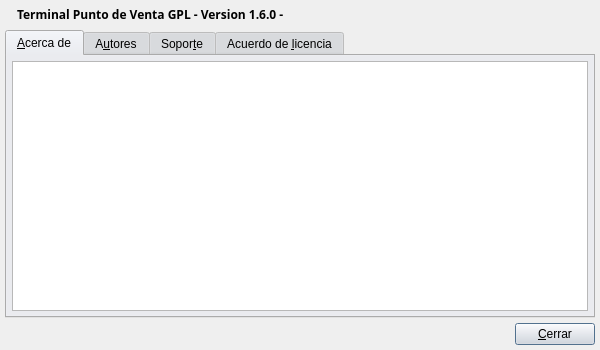
<?xml version="1.0" encoding="UTF-8"?>
<ui version="4.0">
 <class>BtAboutBase</class>
 <widget class="QDialog" name="BtAboutBase">
  <property name="geometry">
   <rect>
    <x>0</x>
    <y>0</y>
    <width>600</width>
    <height>350</height>
   </rect>
  </property>
  <property name="sizePolicy">
   <sizepolicy hsizetype="Maximum" vsizetype="Maximum">
    <horstretch>0</horstretch>
    <verstretch>0</verstretch>
   </sizepolicy>
  </property>
  <property name="minimumSize">
   <size>
    <width>600</width>
    <height>350</height>
   </size>
  </property>
  <property name="maximumSize">
   <size>
    <width>600</width>
    <height>350</height>
   </size>
  </property>
  <property name="palette">
   <palette>
    <active>
     <colorrole role="WindowText">
      <brush brushstyle="SolidPattern">
       <color alpha="255">
        <red>0</red>
        <green>0</green>
        <blue>0</blue>
       </color>
      </brush>
     </colorrole>
     <colorrole role="Button">
      <brush brushstyle="SolidPattern">
       <color alpha="255">
        <red>221</red>
        <green>223</green>
        <blue>228</blue>
       </color>
      </brush>
     </colorrole>
     <colorrole role="Light">
      <brush brushstyle="SolidPattern">
       <color alpha="255">
        <red>255</red>
        <green>255</green>
        <blue>255</blue>
       </color>
      </brush>
     </colorrole>
     <colorrole role="Midlight">
      <brush brushstyle="SolidPattern">
       <color alpha="255">
        <red>255</red>
        <green>255</green>
        <blue>255</blue>
       </color>
      </brush>
     </colorrole>
     <colorrole role="Dark">
      <brush brushstyle="SolidPattern">
       <color alpha="255">
        <red>85</red>
        <green>85</green>
        <blue>85</blue>
       </color>
      </brush>
     </colorrole>
     <colorrole role="Mid">
      <brush brushstyle="SolidPattern">
       <color alpha="255">
        <red>199</red>
        <green>199</green>
        <blue>199</blue>
       </color>
      </brush>
     </colorrole>
     <colorrole role="Text">
      <brush brushstyle="SolidPattern">
       <color alpha="255">
        <red>0</red>
        <green>0</green>
        <blue>0</blue>
       </color>
      </brush>
     </colorrole>
     <colorrole role="BrightText">
      <brush brushstyle="SolidPattern">
       <color alpha="255">
        <red>255</red>
        <green>255</green>
        <blue>255</blue>
       </color>
      </brush>
     </colorrole>
     <colorrole role="ButtonText">
      <brush brushstyle="SolidPattern">
       <color alpha="255">
        <red>0</red>
        <green>0</green>
        <blue>0</blue>
       </color>
      </brush>
     </colorrole>
     <colorrole role="Base">
      <brush brushstyle="SolidPattern">
       <color alpha="255">
        <red>255</red>
        <green>255</green>
        <blue>255</blue>
       </color>
      </brush>
     </colorrole>
     <colorrole role="Window">
      <brush brushstyle="SolidPattern">
       <color alpha="255">
        <red>239</red>
        <green>239</green>
        <blue>239</blue>
       </color>
      </brush>
     </colorrole>
     <colorrole role="Shadow">
      <brush brushstyle="SolidPattern">
       <color alpha="255">
        <red>0</red>
        <green>0</green>
        <blue>0</blue>
       </color>
      </brush>
     </colorrole>
     <colorrole role="Highlight">
      <brush brushstyle="SolidPattern">
       <color alpha="255">
        <red>103</red>
        <green>141</green>
        <blue>178</blue>
       </color>
      </brush>
     </colorrole>
     <colorrole role="HighlightedText">
      <brush brushstyle="SolidPattern">
       <color alpha="255">
        <red>255</red>
        <green>255</green>
        <blue>255</blue>
       </color>
      </brush>
     </colorrole>
     <colorrole role="Link">
      <brush brushstyle="SolidPattern">
       <color alpha="255">
        <red>0</red>
        <green>0</green>
        <blue>238</blue>
       </color>
      </brush>
     </colorrole>
     <colorrole role="LinkVisited">
      <brush brushstyle="SolidPattern">
       <color alpha="255">
        <red>82</red>
        <green>24</green>
        <blue>139</blue>
       </color>
      </brush>
     </colorrole>
     <colorrole role="AlternateBase">
      <brush brushstyle="SolidPattern">
       <color alpha="255">
        <red>232</red>
        <green>232</green>
        <blue>232</blue>
       </color>
      </brush>
     </colorrole>
    </active>
    <inactive>
     <colorrole role="WindowText">
      <brush brushstyle="SolidPattern">
       <color alpha="255">
        <red>0</red>
        <green>0</green>
        <blue>0</blue>
       </color>
      </brush>
     </colorrole>
     <colorrole role="Button">
      <brush brushstyle="SolidPattern">
       <color alpha="255">
        <red>221</red>
        <green>223</green>
        <blue>228</blue>
       </color>
      </brush>
     </colorrole>
     <colorrole role="Light">
      <brush brushstyle="SolidPattern">
       <color alpha="255">
        <red>255</red>
        <green>255</green>
        <blue>255</blue>
       </color>
      </brush>
     </colorrole>
     <colorrole role="Midlight">
      <brush brushstyle="SolidPattern">
       <color alpha="255">
        <red>255</red>
        <green>255</green>
        <blue>255</blue>
       </color>
      </brush>
     </colorrole>
     <colorrole role="Dark">
      <brush brushstyle="SolidPattern">
       <color alpha="255">
        <red>85</red>
        <green>85</green>
        <blue>85</blue>
       </color>
      </brush>
     </colorrole>
     <colorrole role="Mid">
      <brush brushstyle="SolidPattern">
       <color alpha="255">
        <red>199</red>
        <green>199</green>
        <blue>199</blue>
       </color>
      </brush>
     </colorrole>
     <colorrole role="Text">
      <brush brushstyle="SolidPattern">
       <color alpha="255">
        <red>0</red>
        <green>0</green>
        <blue>0</blue>
       </color>
      </brush>
     </colorrole>
     <colorrole role="BrightText">
      <brush brushstyle="SolidPattern">
       <color alpha="255">
        <red>255</red>
        <green>255</green>
        <blue>255</blue>
       </color>
      </brush>
     </colorrole>
     <colorrole role="ButtonText">
      <brush brushstyle="SolidPattern">
       <color alpha="255">
        <red>0</red>
        <green>0</green>
        <blue>0</blue>
       </color>
      </brush>
     </colorrole>
     <colorrole role="Base">
      <brush brushstyle="SolidPattern">
       <color alpha="255">
        <red>255</red>
        <green>255</green>
        <blue>255</blue>
       </color>
      </brush>
     </colorrole>
     <colorrole role="Window">
      <brush brushstyle="SolidPattern">
       <color alpha="255">
        <red>239</red>
        <green>239</green>
        <blue>239</blue>
       </color>
      </brush>
     </colorrole>
     <colorrole role="Shadow">
      <brush brushstyle="SolidPattern">
       <color alpha="255">
        <red>0</red>
        <green>0</green>
        <blue>0</blue>
       </color>
      </brush>
     </colorrole>
     <colorrole role="Highlight">
      <brush brushstyle="SolidPattern">
       <color alpha="255">
        <red>103</red>
        <green>141</green>
        <blue>178</blue>
       </color>
      </brush>
     </colorrole>
     <colorrole role="HighlightedText">
      <brush brushstyle="SolidPattern">
       <color alpha="255">
        <red>255</red>
        <green>255</green>
        <blue>255</blue>
       </color>
      </brush>
     </colorrole>
     <colorrole role="Link">
      <brush brushstyle="SolidPattern">
       <color alpha="255">
        <red>0</red>
        <green>0</green>
        <blue>238</blue>
       </color>
      </brush>
     </colorrole>
     <colorrole role="LinkVisited">
      <brush brushstyle="SolidPattern">
       <color alpha="255">
        <red>82</red>
        <green>24</green>
        <blue>139</blue>
       </color>
      </brush>
     </colorrole>
     <colorrole role="AlternateBase">
      <brush brushstyle="SolidPattern">
       <color alpha="255">
        <red>232</red>
        <green>232</green>
        <blue>232</blue>
       </color>
      </brush>
     </colorrole>
    </inactive>
    <disabled>
     <colorrole role="WindowText">
      <brush brushstyle="SolidPattern">
       <color alpha="255">
        <red>128</red>
        <green>128</green>
        <blue>128</blue>
       </color>
      </brush>
     </colorrole>
     <colorrole role="Button">
      <brush brushstyle="SolidPattern">
       <color alpha="255">
        <red>221</red>
        <green>223</green>
        <blue>228</blue>
       </color>
      </brush>
     </colorrole>
     <colorrole role="Light">
      <brush brushstyle="SolidPattern">
       <color alpha="255">
        <red>255</red>
        <green>255</green>
        <blue>255</blue>
       </color>
      </brush>
     </colorrole>
     <colorrole role="Midlight">
      <brush brushstyle="SolidPattern">
       <color alpha="255">
        <red>255</red>
        <green>255</green>
        <blue>255</blue>
       </color>
      </brush>
     </colorrole>
     <colorrole role="Dark">
      <brush brushstyle="SolidPattern">
       <color alpha="255">
        <red>85</red>
        <green>85</green>
        <blue>85</blue>
       </color>
      </brush>
     </colorrole>
     <colorrole role="Mid">
      <brush brushstyle="SolidPattern">
       <color alpha="255">
        <red>199</red>
        <green>199</green>
        <blue>199</blue>
       </color>
      </brush>
     </colorrole>
     <colorrole role="Text">
      <brush brushstyle="SolidPattern">
       <color alpha="255">
        <red>199</red>
        <green>199</green>
        <blue>199</blue>
       </color>
      </brush>
     </colorrole>
     <colorrole role="BrightText">
      <brush brushstyle="SolidPattern">
       <color alpha="255">
        <red>255</red>
        <green>255</green>
        <blue>255</blue>
       </color>
      </brush>
     </colorrole>
     <colorrole role="ButtonText">
      <brush brushstyle="SolidPattern">
       <color alpha="255">
        <red>128</red>
        <green>128</green>
        <blue>128</blue>
       </color>
      </brush>
     </colorrole>
     <colorrole role="Base">
      <brush brushstyle="SolidPattern">
       <color alpha="255">
        <red>239</red>
        <green>239</green>
        <blue>239</blue>
       </color>
      </brush>
     </colorrole>
     <colorrole role="Window">
      <brush brushstyle="SolidPattern">
       <color alpha="255">
        <red>239</red>
        <green>239</green>
        <blue>239</blue>
       </color>
      </brush>
     </colorrole>
     <colorrole role="Shadow">
      <brush brushstyle="SolidPattern">
       <color alpha="255">
        <red>0</red>
        <green>0</green>
        <blue>0</blue>
       </color>
      </brush>
     </colorrole>
     <colorrole role="Highlight">
      <brush brushstyle="SolidPattern">
       <color alpha="255">
        <red>86</red>
        <green>117</green>
        <blue>148</blue>
       </color>
      </brush>
     </colorrole>
     <colorrole role="HighlightedText">
      <brush brushstyle="SolidPattern">
       <color alpha="255">
        <red>255</red>
        <green>255</green>
        <blue>255</blue>
       </color>
      </brush>
     </colorrole>
     <colorrole role="Link">
      <brush brushstyle="SolidPattern">
       <color alpha="255">
        <red>0</red>
        <green>0</green>
        <blue>238</blue>
       </color>
      </brush>
     </colorrole>
     <colorrole role="LinkVisited">
      <brush brushstyle="SolidPattern">
       <color alpha="255">
        <red>82</red>
        <green>24</green>
        <blue>139</blue>
       </color>
      </brush>
     </colorrole>
     <colorrole role="AlternateBase">
      <brush brushstyle="SolidPattern">
       <color alpha="255">
        <red>232</red>
        <green>232</green>
        <blue>232</blue>
       </color>
      </brush>
     </colorrole>
    </disabled>
   </palette>
  </property>
  <property name="windowTitle">
   <string>Acerca de BulmaTPV</string>
  </property>
  <layout class="QHBoxLayout">
   <property name="spacing">
    <number>5</number>
   </property>
   <property name="margin">
    <number>5</number>
   </property>
   <item>
    <layout class="QVBoxLayout">
     <property name="spacing">
      <number>5</number>
     </property>
     <property name="margin">
      <number>0</number>
     </property>
     <item>
      <layout class="QHBoxLayout">
       <property name="spacing">
        <number>5</number>
       </property>
       <property name="margin">
        <number>0</number>
       </property>
       <item>
        <widget class="QLabel" name="label">
         <property name="text">
          <string/>
         </property>
         <property name="pixmap">
          <pixmap resource="../../bulmages.qrc">:/Images/product.png</pixmap>
         </property>
        </widget>
       </item>
       <item>
        <widget class="QLabel" name="mui_lbversion">
         <property name="font">
          <font>
           <family>Sans Serif</family>
           <pointsize>9</pointsize>
           <weight>75</weight>
           <italic>false</italic>
           <bold>true</bold>
           <underline>false</underline>
           <strikeout>false</strikeout>
          </font>
         </property>
         <property name="text">
          <string>&lt;!DOCTYPE HTML PUBLIC &quot;-//W3C//DTD HTML 4.0//EN&quot; &quot;http://www.w3.org/TR/REC-html40/strict.dtd&quot;&gt;
&lt;html&gt;&lt;head&gt;&lt;meta name=&quot;qrichtext&quot; content=&quot;1&quot; /&gt;&lt;style type=&quot;text/css&quot;&gt;
p, li { white-space: pre-wrap; }
&lt;/style&gt;&lt;/head&gt;&lt;body style=&quot; font-family:'Sans Serif'; font-size:9pt; font-weight:600; font-style:normal;&quot;&gt;
&lt;p style=&quot; margin-top:0px; margin-bottom:0px; margin-left:0px; margin-right:0px; -qt-block-indent:0; text-indent:0px;&quot;&gt;Terminal Punto de Venta GPL - Version 1.6.0 -&lt;/p&gt;&lt;/body&gt;&lt;/html&gt;</string>
         </property>
        </widget>
       </item>
       <item>
        <spacer>
         <property name="orientation">
          <enum>Qt::Horizontal</enum>
         </property>
         <property name="sizeHint" stdset="0">
          <size>
           <width>40</width>
           <height>20</height>
          </size>
         </property>
        </spacer>
       </item>
      </layout>
     </item>
     <item>
      <widget class="QTabWidget" name="TabWidget2">
       <property name="focusPolicy">
        <enum>Qt::StrongFocus</enum>
       </property>
       <property name="layoutDirection">
        <enum>Qt::LeftToRight</enum>
       </property>
       <property name="currentIndex">
        <number>0</number>
       </property>
       <widget class="QWidget" name="Acercade">
        <attribute name="title">
         <string>&amp;Acerca de</string>
        </attribute>
        <layout class="QHBoxLayout">
         <property name="spacing">
          <number>5</number>
         </property>
         <property name="margin">
          <number>5</number>
         </property>
         <item>
          <widget class="QTextEdit" name="textEdit_sobre">
           <property name="focusPolicy">
            <enum>Qt::StrongFocus</enum>
           </property>
           <property name="readOnly">
            <bool>true</bool>
           </property>
          </widget>
         </item>
        </layout>
       </widget>
       <widget class="QWidget" name="autores">
        <attribute name="title">
         <string>A&amp;utores</string>
        </attribute>
        <layout class="QHBoxLayout">
         <property name="spacing">
          <number>5</number>
         </property>
         <property name="margin">
          <number>5</number>
         </property>
         <item>
          <widget class="QTextEdit" name="textEdit_autores">
           <property name="focusPolicy">
            <enum>Qt::StrongFocus</enum>
           </property>
           <property name="autoFormatting">
            <set>QTextEdit::AutoAll</set>
           </property>
           <property name="readOnly">
            <bool>true</bool>
           </property>
           <property name="html">
            <string>&lt;!DOCTYPE HTML PUBLIC &quot;-//W3C//DTD HTML 4.0//EN&quot; &quot;http://www.w3.org/TR/REC-html40/strict.dtd&quot;&gt;
&lt;html&gt;&lt;head&gt;&lt;meta name=&quot;qrichtext&quot; content=&quot;1&quot; /&gt;&lt;style type=&quot;text/css&quot;&gt;
p, li { white-space: pre-wrap; }
&lt;/style&gt;&lt;/head&gt;&lt;body style=&quot; font-family:'MS Shell Dlg 2'; font-size:8.25pt; font-weight:400; font-style:normal;&quot;&gt;
&lt;p style=&quot;-qt-paragraph-type:empty; margin-top:12px; margin-bottom:12px; margin-left:0px; margin-right:0px; -qt-block-indent:0; text-indent:0px; font-family:'Sans Serif'; font-size:9pt;&quot;&gt;&lt;br /&gt;&lt;/p&gt;&lt;/body&gt;&lt;/html&gt;</string>
           </property>
          </widget>
         </item>
        </layout>
       </widget>
       <widget class="QWidget" name="soporte">
        <attribute name="title">
         <string>Sopor&amp;te</string>
        </attribute>
        <layout class="QHBoxLayout">
         <property name="spacing">
          <number>5</number>
         </property>
         <property name="margin">
          <number>5</number>
         </property>
         <item>
          <widget class="QTextEdit" name="textEdit_soporte">
           <property name="focusPolicy">
            <enum>Qt::TabFocus</enum>
           </property>
           <property name="readOnly">
            <bool>true</bool>
           </property>
          </widget>
         </item>
        </layout>
       </widget>
       <widget class="QWidget" name="licencia">
        <attribute name="title">
         <string>Acuerdo de &amp;licencia</string>
        </attribute>
        <layout class="QHBoxLayout">
         <property name="spacing">
          <number>5</number>
         </property>
         <property name="margin">
          <number>5</number>
         </property>
         <item>
          <widget class="QTextEdit" name="textEdit_licencia">
           <property name="focusPolicy">
            <enum>Qt::StrongFocus</enum>
           </property>
           <property name="readOnly">
            <bool>true</bool>
           </property>
          </widget>
         </item>
        </layout>
       </widget>
      </widget>
     </item>
     <item>
      <layout class="QHBoxLayout">
       <property name="spacing">
        <number>5</number>
       </property>
       <property name="margin">
        <number>0</number>
       </property>
       <item>
        <spacer>
         <property name="orientation">
          <enum>Qt::Horizontal</enum>
         </property>
         <property name="sizeHint" stdset="0">
          <size>
           <width>40</width>
           <height>20</height>
          </size>
         </property>
        </spacer>
       </item>
       <item>
        <widget class="QPushButton" name="pushButton_cerrar">
         <property name="text">
          <string>&amp;Cerrar</string>
         </property>
        </widget>
       </item>
      </layout>
     </item>
    </layout>
   </item>
  </layout>
 </widget>
 <layoutdefault spacing="5" margin="5"/>
 <resources>
  <include location="../../bulmages.qrc"/>
 </resources>
 <connections>
  <connection>
   <sender>pushButton_cerrar</sender>
   <signal>clicked()</signal>
   <receiver>BtAboutBase</receiver>
   <slot>close()</slot>
   <hints>
    <hint type="sourcelabel">
     <x>546</x>
     <y>325</y>
    </hint>
    <hint type="destinationlabel">
     <x>299</x>
     <y>174</y>
    </hint>
   </hints>
  </connection>
 </connections>
</ui>
